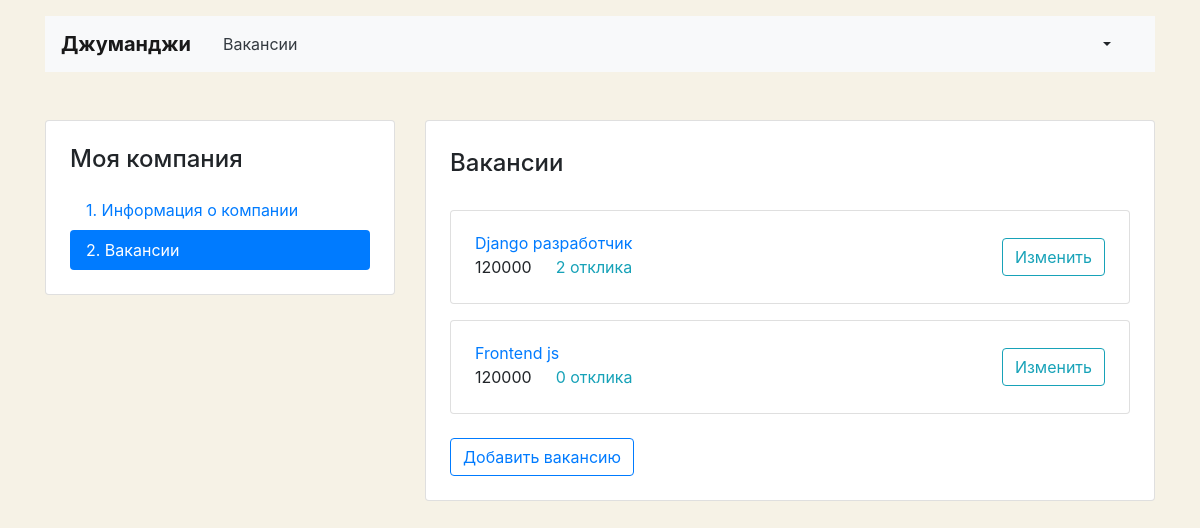
The page /mycompany/vacancies/ (signed in) on the database as committed earlier.
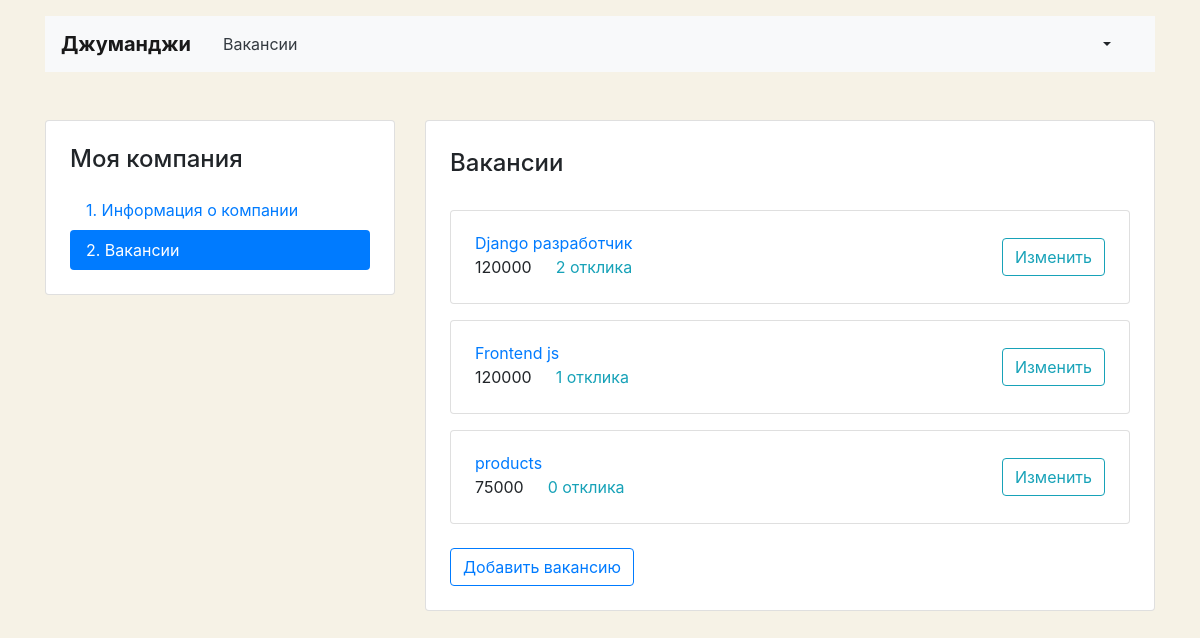
The same page on the database as committed later.
### vacancies/models.py (models this page shows, shortened)
class Vacancy(models.Model):
    title = models.CharField(max_length=60)
    specialty = models.ForeignKey(
        Specialty,
        on_delete=models.CASCADE,
        related_name='vacancies'
    )
    company = models.ForeignKey(
        Company,
        on_delete=models.CASCADE,
        related_name='vacancies'
    )
    skills = models.CharField(max_length=60)
    text = models.TextField()
    salary_min = models.IntegerField()
    salary_max = models.IntegerField()
    published_at = models.DateTimeField(auto_now_add=True)
    class Meta:
        verbose_name = 'Вакансии'  # used to display custom name in admin panel. Automaticly add 's' to the end
        verbose_name_plural = 'Вакансии'  # for multy-word
        ordering = ['-published_at']

### vacancies/views.py (the view)
# urls.py: path('mycompany/vacancies/', vacancies_views.MyCompanyVacancies.as_view(), name='company_vacancies'),
class MyCompanyVacancies(View):
    template_name = 'vacancies/week4/vacancy-list.html'
    context_object_name = 'vacancies'
    def get(self, request, *args, **kwargs):
        company_id = request.user.company.id
        vacancies = models.Vacancy.objects.filter(company__id=company_id).values(
            'title',
            'salary_max',
            'pk',
        ).annotate(applications_count=Count('applications'))
        if vacancies.exists():  # or if vacancies:
            context = {
                'vacancies': vacancies,
            }
            return render(request, template_name=self.template_name, context=context)
        else:
            return redirect('lets_start_vacancy')  # редирект на создание вакансии

### vacancies/templatetags/tags.py (called while the page is built)
@register.simple_tag(takes_context=True)
def active(context, pattern_or_urlname):
    try:
        pattern = '^' + reverse(pattern_or_urlname) + '$'
    except NoReverseMatch:
        pattern = pattern_or_urlname
    path = context['request'].path
    print(pattern, path)
    if re.search(pattern, path):
        return 'active'
    return ''

### vacancies/templates/vacancies/week4/vacancy-list.html
{% extends 'vacancies/week4/Base_account.html' %}
{% block content %}
<main class="container mt-3 pb-5">
    <div class="row mt-5">
        {% include 'vacancies/week4/Left_menu.html' %}
        <div class="col-12 col-lg-8">
            <div class="card">
                <div class="card-body px-4 pb-4">
                    <section class="tab-pane fade show active">
                        <h2 class="h4 pt-2 pb-3">Вакансии</h2>
                        {% for vacancy in vacancies %}
                        <div class="card mt-3">
                            <div class="card-body px-4">
                                <div class="row align-items-center">
                                    <div class="col-6 col-lg-8">
                                        <a href="{% url 'vacancy_pk' vacancy.pk %}" class="mb-1">{{ vacancy.title }}</a>
                                        <p class="mb-1">
                                            <span class="mr-4">{{ vacancy.salary_max}}</span><a href="{% url 'applications' vacancy.pk %}" class="text-info">{{ vacancy.applications_count}}
                                            отклика</a>
                                        </p>
                                    </div>
                                    <div class="col-6 col-lg-4 text-right">
                                        <a href="{% url 'vacancy_edit' vacancy.pk %}" class="btn btn-outline-info">Изменить</a>
                                    </div>
                                </div>
                            </div>
                        </div>
                        {% endfor %}
                    <a href="{% url 'vacancy_create' %}" class="mt-4 btn btn-outline-primary">Добавить вакансию</a>
                    </section>
                </div>
            </div>
        </div>
    </div>
</main>
{% endblock %}

### vacancies/templates/vacancies/week4/Base_account.html (shortened to what this page needs)
<!DOCTYPE html>
<html lang="ru">
<head>
    <link rel="stylesheet" href="https://stackpath.bootstrapcdn.com/bootstrap/4.3.1/css/bootstrap.min.css"
>
</head>
<body>
  {% include 'vacancies/week4/Right_menu_upper.html' %}
  {% block content %}
  {% endblock %}
</body>
</html>

### vacancies/templates/vacancies/week4/Right_menu_upper.html (shortened to what this page needs)
<header class="container mt-3">
    <nav class="navbar navbar-expand-lg navbar-light bg-light">
        <a class="navbar-brand mr-4 font-weight-bold" href="{% url 'home' %}">Джуманджи</a>
        <div class="collapse navbar-collapse justify-content-between" id="navbarNav">
            <ul class="navbar-nav col-10">
                <li class="nav-item">
                    <a class="nav-link text-dark" href="{% url 'all_vacancies' %}">Вакансии</a>
                </li>
            </ul>
            <ul class="navbar-nav col-2 justify-content-end">
                <li class="nav-item active">
                    <div class="btn-group">
                        <button type="button" class="btn dropdown-toggle font-weight-bold" data-toggle="dropdown"
                                aria-haspopup="true" aria-expanded="false">
                        </button>
                    </div>
                </li>
            </ul>
        </div>
    </nav>
</header>

### vacancies/templates/vacancies/week4/Left_menu.html
{% load tags %}
<div class="col-12 col-lg-4">
    <aside class="pt-3 pb-4 px-4 mb-5 card">
        <h1 class="h4 pt-2 pb-2">Моя компания</h1>
        <div class="nav flex-column nav-pills">
            <a class="nav-link {% active 'my_company' %}" href="{% url 'my_company' %}">1. Информация о&nbsp;компании</a>
            <a class="nav-link {% active '/vacancies/' %}" href="{% url 'company_vacancies' %}">2. Вакансии</a>
        </div>
    </aside>
</div>

### vacancies/templates/vacancies/week4/Base_account.html (style rules this page uses)
body { background-color: #F6F2E6; }

Rows that differ between the two databases and show on the page:
computed for Vacancy "Frontend js": applications_count "0" → "1"
added Vacancy: title "products", salary_max "75000", applications_count "0"
